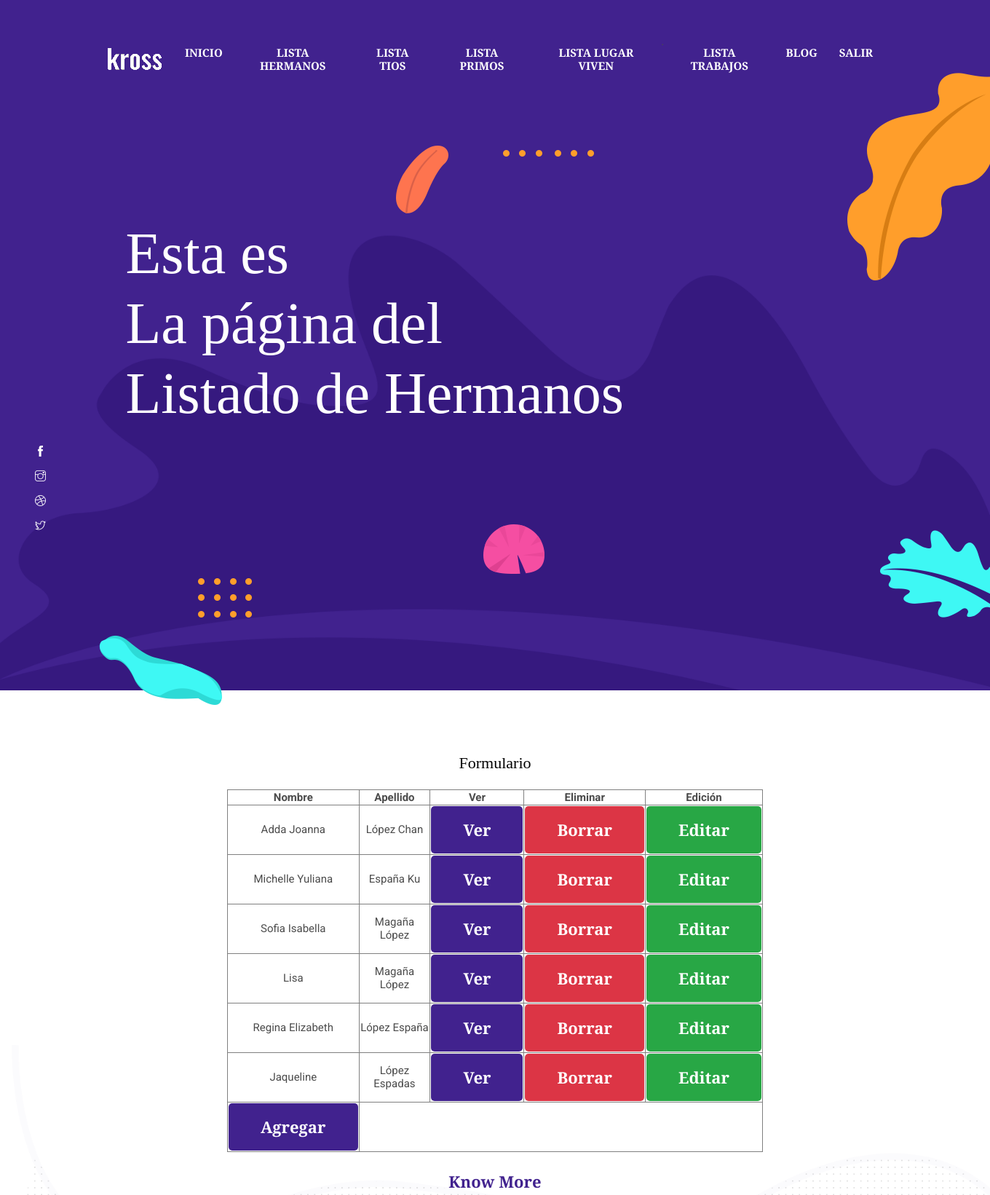
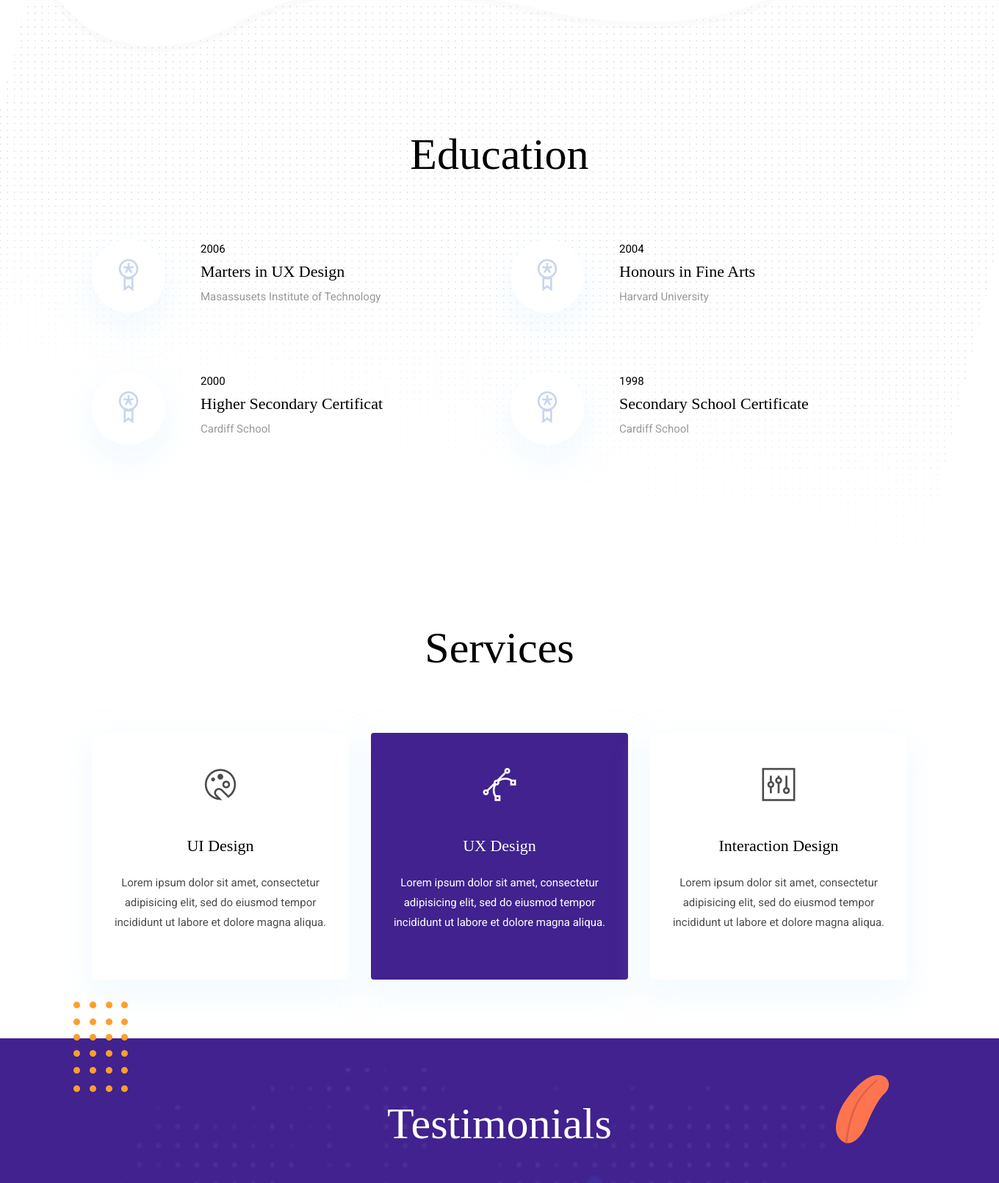
Page /Familia/Hermanos/Lista/ (signed in, upper part) on the committed database (2 pictures, top to bottom).
### Familia/models.py (models this page shows, shortened)
class Hermanos(models.Model):
    nombre=models.CharField(max_length=50)
    apellido=models.CharField(max_length=50)
    edad=models.IntegerField()
    nacimiento=models.DateField()

### Familia/views.py (the view)
# urls.py: path('Hermanos/Lista/',HermanosLista.as_view(), name="HermanosLista"),
class HermanosLista(LoginRequiredMixin, ListView):
    model = Hermanos
    template_name='Familia/leerHermanos.html'

### Familia/templates/Familia/leerHermanos.html (shortened to what this page needs)
{% extends 'Familia/padre.html' %}
{% load static %}
{% block titulo %}
  <h1 class="text-white font-tertiary">Esta es<br>La página del<br>Listado de Hermanos</h1>
{% endblock %}
{% block contenido %}
<p class="font-secondary paragraph-lg text-dark">Formulario</p>
<table border="1px" width ="80%" align="center" style="border-collapse:collapse; text-align:center;">
  <tr>
    <th>Nombre </th>
    <th>Apellido </th>
    <th>Ver</th>
    <th>Eliminar</th>
    <th>Edición</th>
  </tr>
  {% for Hermanos in object_list %}
  <tr>
    <td>{{Hermanos.nombre}}</td>
    <td>{{Hermanos.apellido}}</td>
    <td><a class="btn btn-primary" href="{% url 'HermanosDetalle' Hermanos.id %}" >Ver</a></td>
    <td><a class="btn btn-danger" href="{% url 'HermanosBorrar' Hermanos.id %}" >Borrar</a></td>
    <td><a class="btn btn-success" href="{% url 'HermanosEditar' Hermanos.id %}">Editar</a></td>
  </tr>
{% endfor %}
<tr>
  <td><a class="btn btn-primary" href="{% url 'HermanosCrear' %}">Agregar</a></td>
</tr>
</table>
{% endblock %}

### Familia/templates/Familia/padre.html (shortened to what this page needs)
<!DOCTYPE html>
<html lang="en">
<head>
  {% load static %}
  <link rel="stylesheet" href="{% static 'Familia/plugins/bootstrap/bootstrap.min.css' %}">
  <link rel="stylesheet" href="{% static 'Familia/plugins/slick/slick.css' %}">
  <link rel="stylesheet" href="{% static 'Familia/plugins/themify-icons/themify-icons.css' %}">
  <link href="{% static 'Familia/css/style.css' %}" rel="stylesheet">
</head>
<body>
<header class="navigation fixed-top">
  <nav class="navbar navbar-expand-lg navbar-dark">
    <a class="navbar-brand font-tertiary h3" href="{% url 'inicio' %}"><img src="{% static 'Familia/images/logo.png' %}" alt="Myself"></a>
    <div class="collapse navbar-collapse text-center" id="navigation">
      <ul class="navbar-nav ml-auto">
        <li class="nav-item active">
          <a class="nav-link" href="{% url 'inicio' %}">Inicio</a>
        </li>
       <li class="nav-item active">
          <a class="nav-link" href="{% url 'HermanosLista' %}">Lista Hermanos</a>
        </li>
        <li class="nav-item active">
          <a class="nav-link" href="{% url 'TiosLista' %}">Lista Tios</a>
        </li>
        <li class="nav-item active">
          <a class="nav-link" href="{% url 'PrimosLista' %}">Lista Primos</a>
        </li>
        <li class="nav-item active">
          <a class="nav-link" href="{% url 'LugarLista' %}">Lista Lugar Viven</a>
        </li>.
        <li class="nav-item active">
          <a class="nav-link" href="{% url 'TrabajoLista' %}">Lista Trabajos</a>
        </li>
        <li class="nav-item active">
          <a class="nav-link" href="{% url 'Blog' %}">Blog</a>
        </li>
        <li class="nav-item active">
        {% if user.is_authenticated %}
          <a class="nav-link" href="{% url 'Admin_logout' %}">Salir</a>
        {% else %}
          <a class="nav-link" href="{% url 'Admin_login' %}">Login</a>
        {% endif %}
        </li>
     </ul>
    </div>
  </nav>
</header>
<section class="hero-area bg-primary" id="parallax">
  <div class="container">
    <div class="row">
      <div class="col-lg-11 mx-auto">
        {% block titulo %}{% endblock %}
      </div>
    </div>
  </div>
  <div class="layer-bg w-100">
    <img class="img-fluid w-100" src="{% static 'Familia/images/illustrations/leaf-bg.png' %}" alt="bg-shape">
  </div>
  <div class="layer" id="l3">
    <img src="{% static 'Familia/images/illustrations/leaf-orange.png' %}" alt="bg-shape">
  </div>
  <div class="layer" id="l4">
    <img src="{% static 'Familia/images/illustrations/dots-orange.png' %}" alt="bg-shape">
  </div>
  <div class="layer" id="l5">
    <img src="{% static 'Familia/images/illustrations/leaf-yellow.png' %}" alt="bg-shape">
  </div>
  <div class="layer" id="l6">
    <img src="{% static 'Familia/images/illustrations/leaf-cyan.png' %}" alt="bg-shape">
  </div>
  <div class="layer" id="l7">
    <img src="{% static 'Familia/images/illustrations/dots-group-orange.png' %}" alt="bg-shape">
  </div>
  <div class="layer" id="l8">
    <img src="{% static 'Familia/images/illustrations/leaf-pink-round.png' %}" alt="bg-shape">
  </div>
  <div class="layer" id="l9">
    <img src="{% static 'Familia/images/illustrations/leaf-cyan-2.png' %}" alt="bg-shape">
  </div>
  <ul class="list-unstyled ml-5 mt-3 position-relative zindex-1">
    <li class="mb-3"><a class="text-white" href="https://themefisher.com/"><i class="ti-facebook"></i></a></li>
    <li class="mb-3"><a class="text-white" href="https://themefisher.com/"><i class="ti-instagram"></i></a></li>
    <li class="mb-3"><a class="text-white" href="https://themefisher.com/"><i class="ti-dribbble"></i></a></li>
    <li class="mb-3"><a class="text-white" href="https://themefisher.com/"><i class="ti-twitter"></i></a></li>
  </ul>
</section>
<section class="section">
  <div class="container">
    <div class="row">
      <div class="col-lg-10 mx-auto text-center">
        {% block contenido %}
        {% endblock %}
        <a href="about.html" class="btn btn-transparent">know more</a>
      </div>
    </div>
  </div>
</section>
<section class="section position-relative">
  <div class="container">
    <div class="row">
      <div class="col-lg-12 text-center">
        <h2 class="section-title">Education</h2>
      </div>
      <div class="col-lg-6 col-md-6 mb-80">
        <div class="d-flex">
          <div class="mr-lg-5 mr-3">
            <i class="ti-medall icon icon-light icon-bg bg-white shadow rounded-circle d-block"></i>
          </div>
          <div>
            <p class="text-dark mb-1">2006</p>
            <h4>Marters in UX Design</h4>
            <p class="mb-0 text-light">Masassusets Institute of Technology</p>
          </div>
        </div>
      </div>
      <div class="col-lg-6 col-md-6 mb-80">
        <div class="d-flex">
          <div class="mr-lg-5 mr-3">
            <i class="ti-medall icon icon-light icon-bg bg-white shadow rounded-circle d-block"></i>
          </div>
          <div>
            <p class="text-dark mb-1">2004</p>
            <h4>Honours in Fine Arts</h4>
            <p class="mb-0 text-light">Harvard University</p>
          </div>
        </div>
      </div>
      <div class="col-lg-6 col-md-6 mb-80">
        <div class="d-flex">
          <div class="mr-lg-5 mr-3">
            <i class="ti-medall icon icon-light icon-bg bg-white shadow rounded-circle d-block"></i>
          </div>
          <div>
            <p class="text-dark mb-1">2000</p>
            <h4>Higher Secondary Certificat</h4>
            <p class="mb-0 text-light">Cardiff School</p>
          </div>
        </div>
      </div>
      <div class="col-lg-6 col-md-6 mb-80">
        <div class="d-flex">
          <div class="mr-lg-5 mr-3">
            <i class="ti-medall icon icon-light icon-bg bg-white shadow rounded-circle d-block"></i>
          </div>
          <div>
            <p class="text-dark mb-1">1998</p>
            <h4>Secondary School Certificate</h4>
            <p class="mb-0 text-light">Cardiff School</p>
          </div>
        </div>
      </div>
    </div>
  </div>
  <img class="img-fluid edu-bg-image w-100" src="{% static 'Familia/images/backgrounds/education-bg.png' %}" alt="bg-image">
</section>
<section class="section">
  <div class="container">
    <div class="row">
      <div class="col-12 text-center">
        <h2 class="section-title">Services</h2>
      </div>
      <div class="col-md-4 mb-4 mb-md-0">
        <div class="card hover-shadow shadow">
          <div class="card-body text-center px-4 py-5">
            <i class="ti-palette icon mb-5 d-inline-block"></i>
            <h4 class="mb-4">UI Design</h4>
            <p>Lorem ipsum dolor sit amet, consectetur adipisicing elit, sed do eiusmod tempor incididunt ut labore et
              dolore magna aliqua.</p>
          </div>
        </div>
      </div>
      <div class="col-md-4 mb-4 mb-md-0">
        <div class="card active-bg-primary hover-shadow shadow">
          <div class="card-body text-center px-4 py-5">
            <i class="ti-vector icon mb-5 d-inline-block"></i>
            <h4 class="mb-4">UX Design</h4>
            <p>Lorem ipsum dolor sit amet, consectetur adipisicing elit, sed do eiusmod tempor incididunt ut labore et
              dolore magna aliqua.</p>
          </div>
        </div>
      </div>
      <div class="col-md-4 mb-4 mb-md-0">
        <div class="card hover-shadow shadow">
          <div class="card-body text-center px-4 py-5">
            <i class="ti-panel icon mb-5 d-inline-block"></i>
            <h4 class="mb-4">Interaction Design</h4>
            <p>Lorem ipsum dolor sit amet, consectetur adipisicing elit, sed do eiusmod tempor incididunt ut labore et
              dolore magna aliqua.</p>
          </div>
        </div>
      </div>
    </div>
  </div>
</section>
<section class="section bg-primary position-relative testimonial-bg-shapes">
  <div class="container">
    <div class="row">
      <div class="col-12 text-center">
        <h2 class="section-title text-white mb-5">Testimonials</h2>
      </div>
    </div>
  </div>
  <img src="{% static 'Familia/images/backgrounds/map.png' %}" alt="map" class="img-fluid bg-map">
  <img src="{% static 'Familia/images/illustrations/dots-group-v.png' %}" alt="bg-shape" class="img-fluid bg-shape-1">
  <img src="{% static 'Familia/images/illustrations/leaf-orange.png' %}" alt="bg-shape" class="img-fluid bg-shape-2">
</section>
</body>
</html>

### Familia/static/Familia/css/style.css (style rules this page uses)
body { line-height: 1.2; font-family: "Roboto", sans-serif; -webkit-font-smoothing: antialiased; font-size: 15px; color: #4c4c4c; }
p, .paragraph { font-weight: 400; color: #4c4c4c; font-size: 15px; line-height: 1.8; font-family: "Roboto", sans-serif; }
p-lg, .paragraph-lg { font-size: 22px; }
h1, h2, h3, h4, h5, h6 { color: #000; font-family: "Playfair Display", serif; line-height: 1.2; }
h1, .h1 { font-size: 80px; }
h2, .h2 { font-size: 60px; }
h3, .h3 { font-size: 40px; }
h4, .h4 { font-size: 22px; }
.btn { font-size: 22px; font-family: "Playfair Display", serif; text-transform: capitalize; padding: 16px 44px; border-radius: 5px; font-weight: 600; border: 0; position: relative; z-index: 1; transition: 0.2s ease; }
.btn-primary { background: #41228e; color: #fff; }
.btn-transparent { background: transparent; color: #41228e; font-weight: bold; }
body { background-color: #fff; overflow-x: hidden; }
ol, ul { list-style-type: none; margin: 0px; }
img { vertical-align: middle; border: 0; }
a, a:hover, a:focus { text-decoration: none; }
a, button, select { cursor: pointer; transition: 0.2s ease; }
.section { padding-top: 80px; padding-bottom: 80px; }
.section-title { margin-bottom: 80px; font-family: "Playfair Display", serif; }
.bg-primary { background: #41228e !important; }
.text-dark { color: #000 !important; }
.text-light { color: #999999 !important; }
.mb-80 { margin-bottom: 80px !important; }
.zindex-1 { z-index: 1; }
.font-secondary { font-family: "Playfair Display", serif !important; }
.font-tertiary { font-family: "Playfair Display", serif !important; }
.shadow { box-shadow: 0px 18px 39.1px 6.9px rgba(224, 241, 255, 0.34) !important; }
.icon { font-size: 45px; }
.icon-bg { height: 100px; width: 100px; line-height: 100px; text-align: center; }
.icon-light { color: #c8d5ef; }
.card { border: 0; }
.navigation { padding: 40px 130px; transition: 0.3s ease; }
.navbar .nav-item .nav-link { font-family: "Playfair Display", serif; text-transform: uppercase; padding: 15px; }
.navbar .nav-item.active { font-weight: bold; }
.navbar-dark .navbar-nav .nav-link { color: #fff; }
.hero-area { padding: 300px 0 200px; position: relative; }
.hero-area h1 { position: relative; z-index: 2; }
.layer { position: absolute; z-index: 1; }
#l3 { top: 200px; left: 40%; }
#l4 { top: 200px; right: 40%; }
#l5 { top: 100px; right: -150px; }
#l6 { bottom: -20px; left: 10%; }
#l7 { bottom: 100px; left: 20%; }
#l8 { bottom: 160px; right: 45%; }
#l9 { bottom: 100px; right: -10px; }
.layer-bg { position: absolute; bottom: 0; left: 0; }
.edu-bg-image { position: absolute; left: 0; top: -300px; z-index: -1; }
.active-bg-primary { transition: 0.3s ease; background: #41228e; }
.active-bg-primary * { color: #fff; }
.hover-shadow { transition: 0.2s ease; }
.testimonial-bg-shapes .container { position: relative; z-index: 1; }
.testimonial-bg-shapes .bg-map { position: absolute; left: 50%; top: 50%; transform: translate(-50%, -50%); }
.testimonial-bg-shapes .bg-shape-1 { position: absolute; left: 100px; top: -50px; }
.testimonial-bg-shapes .bg-shape-2 { position: absolute; right: 150px; top: 50px; }

### rows in the picture
Hermanos: nombre "Adda Joanna", apellido "López Chan"
Hermanos: nombre "Michelle Yuliana", apellido "España Ku"
Hermanos: nombre "Sofia Isabella", apellido "Magaña López"
Hermanos: nombre "Lisa", apellido "Magaña López"
Hermanos: nombre "Regina Elizabeth", apellido "López España"
Hermanos: nombre "Jaqueline", apellido "López Espadas"
